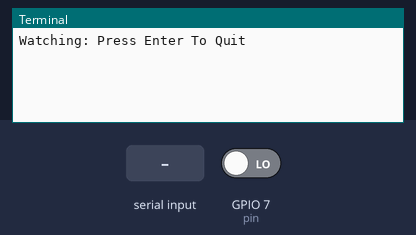
A program run on a simulated Raspberry Pi (BCM pin numbers). On the bench: the last lines printed to the terminal. Inputs (shaded band) come from the test bench; at power-on: GPIO 7 (pin) LOW. At 2.8 s the program stops and its outputs stay as they are.

Above: at 1.2 s.
1.3 s: GPIO 7 (pin) driven HIGH
At 1.7 s:
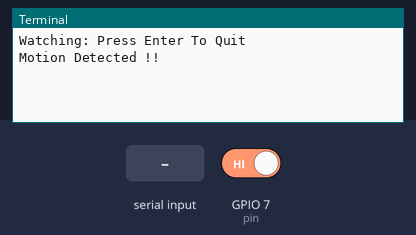
2.8 s: "1" typed at the terminal, then Enter
At 4.0 s:
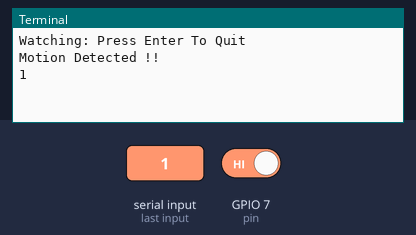

The program:

main.py
```python
#Raspberry Pi Motion Example
#Author: Muhammed Saho

import RPi.GPIO as gpio

#setup pin
pin = 7
gpio.setmode(gpio.BCM)
gpio.setup(pin, gpio.IN)

# this function will be called when motion detected
def Motion(pin):
    print "Motion Detected !!"

# watch for motion
gpio.add_event_detect(pin,gpio.RISING,callback=Motion)

# keep the program running until user preses enter
raw_input("Watching: Press Enter To Quit\n")
```

Measured:
- after the input at 1.3 s, the terminal: prints a new line at once (image 1)
- after the input at 2.8 s, the terminal: prints a new line at once (image 2)
